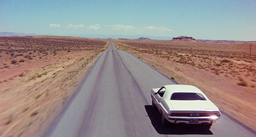
#> input picture Images/Training/vanishing.png, 256 x 137 px, shrunk from 726 x 388 before the run, found by its file name
$ python vanishingPointDetector.py
#> lines starting #> are read from the running program, lines starting #| are printed output that depends on the picture; after the words box and inside, x2 and y2 are one past the last pixel; in counts of white or black regions, pixels touching at a corner belong together
import itertools
import random
from itertools import starmap

import cv2
import numpy as np


# Perform edge detection
def hough_transform(img):
    gray = cv2.cvtColor(img, cv2.COLOR_BGR2GRAY)  # Convert image to grayscale
    kernel = np.ones((10, 10), np.uint8)
    opening = cv2.morphologyEx(gray, cv2.MORPH_OPEN, kernel)  # Open (erode, then dilate)
    edges = cv2.Canny(opening, 50, 150, apertureSize=3)  # Canny edge detection
    lines = cv2.HoughLines(edges, 1, np.pi / 180, 40)  # Hough line detection
    hough_lines = []
    # Lines are represented by rho, theta; converted to endpoint notation
    if lines is not None:
        for line in lines:
            hough_lines.extend(list(starmap(endpoints, line)))

    return hough_lines


def endpoints(rho, theta):
    a = np.cos(theta)
    b = np.sin(theta)
    x_0 = a * rho
    y_0 = b * rho
    x_1 = int(x_0 + 1000 * (-b))
    y_1 = int(y_0 + 1000 * (a))
    x_2 = int(x_0 - 1000 * (-b))
    y_2 = int(y_0 - 1000 * (a))

    return ((x_1, y_1), (x_2, y_2))


# Random sampling of lines
def sample_lines(lines, size):
    if size > len(lines):
        size = len(lines)
    return random.sample(lines, size)


def det(a, b):
    return a[0] * b[1] - a[1] * b[0]


# Find intersection point of two lines (not segments!)
def line_intersection(line1, line2):
    x_diff = (line1[0][0] - line1[1][0], line2[0][0] - line2[1][0])
    y_diff = (line1[0][1] - line1[1][1], line2[0][1] - line2[1][1])

    div = det(x_diff, y_diff)
    if div == 0:
        return None  # Lines don't cross

    d = (det(*line1), det(*line2))
    x = det(d, x_diff) / div
    y = det(d, y_diff) / div

    return x, y


# Find intersections between multiple lines (not line segments!)
def find_intersections(lines):
    intersections = []
    for i, line_1 in enumerate(lines):
        for line_2 in lines[i + 1:]:
            if not line_1 == line_2:
                intersection = line_intersection(line_1, line_2)
                if intersection:  # If lines cross, then add
                    intersections.append(intersection)
#    print(intersections)
    return intersections


# Given intersections, find the grid where most intersections occur and treat as vanishing point
def find_vanishing_point(img, grid_size, intersections):
    # Image dimensions
    image_height = img.shape[0]
    image_width = img.shape[1]

    # Grid dimensions
    grid_rows = (image_height // grid_size) + 1
    grid_columns = (image_width // grid_size) + 1

    # Current cell with most intersection points
    max_intersections = 0
    best_cell = (0.0, 0.0)

    for i, j in itertools.product(range(grid_columns), range(grid_rows)):
        cell_left = i * grid_size
        cell_right = (i + 1) * grid_size
        cell_bottom = j * grid_size
        cell_top = (j + 1) * grid_size
        cv2.rectangle(img, (cell_left, cell_bottom), (cell_right, cell_top), (0, 0, 255), 10)
#        cv2.imshow('cells', img)
#        cv2.waitKey(1000)
#        cv2.destroyAllWindows()
        current_intersections = 0  # Number of intersections in the current cell
        for x, y in intersections:
            if cell_left < x < cell_right and cell_bottom < y < cell_top:
                current_intersections += 1

        # Current cell has more intersections that previous cell (better)
        if current_intersections > max_intersections:
            max_intersections = current_intersections
            best_cell = ((cell_left + cell_right) / 2, (cell_bottom + cell_top) / 2)
            print("Best Cell:", best_cell)

    if best_cell[0] != None and best_cell[1] != None:
        rx1 = int(best_cell[0] - grid_size / 2)
        ry1 = int(best_cell[1] - grid_size / 2)
        rx2 = int(best_cell[0] + grid_size / 2)
        ry2 = int(best_cell[1] + grid_size / 2)
        cv2.rectangle(img, (rx1, ry1), (rx2, ry2), (0, 255, 0), 10)
        cv2.imwrite('vanishing_point.jpg', img)
        print("Done")

    return best_cell

img = cv2.imread(r'C:\Users\tusha\Documents\CS 766\AutonomousDrivingPathID\Images\Training\vanishing.png',1)
#> img is the input picture: shape (137, 256, 3); mean B, G, R 138.4, 139.2, 149.3
hough_lines = hough_transform(img)
#> in hough_transform, `gray = cv2.cvtColor(img, cv2.COLOR_BGR2GRAY)`:
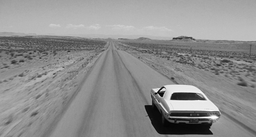
#> gray: shape (137, 256); min 1, max 255, mean 142.1
#> in hough_transform, `opening = cv2.morphologyEx(gray, cv2.MORPH_OPEN, kernel)`:
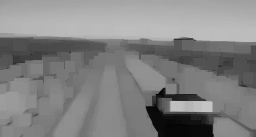
#> opening: shape (137, 256); min 1, max 196, mean 129.5
#> in hough_transform, `edges = cv2.Canny(opening, 50, 150, apertureSize=3)`:
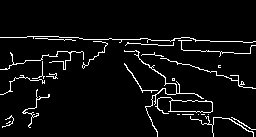
#> edges: shape (137, 256); 5.1% white in thin lines or dots, all inside (x1, y1, x2, y2) = (0, 36, 256, 137)
#> in hough_transform, `lines = cv2.HoughLines(edges, 1, np.pi / 180, 40)`: lines = 50 rows, first 8: [37, 1.59], [36, 1.62], [39, 1.57], [31, 1.66], [34, 1.61], [41, 1.55], [28, 1.68], [40, 1.62]
#> the loop in hough_transform, `for line in lines:` made 50 passes
#> line on passes 1 to 11: [[37, 1.59]], [[36, 1.62]], [[39, 1.57]], [[31, 1.66]], [[34, 1.61]], [[41, 1.55]], [[28, 1.68]], [[40, 1.62]], [[11, 1.85]], [[14, 1.83]], [[-24, 2.13]]
#> after the loop in hough_transform, `for line in lines:`: hough_lines = 50 items
#> hough_lines = 50 items
if hough_lines:
    random_sample = sample_lines(hough_lines, 10000000)
#> in sample_lines, `size = len(lines)`: size = 50
#> random_sample = 50 items
    intersections = find_intersections(random_sample)
#> the loop in find_intersections, `for i, line_1 in enumerate(lines):` made 50 passes
#> line_1 on passes 3 to 14: ((-980, 206), (999, -71)), ((-1000, 38), (999, 39)), ((-1000, 50), (999, 51)), ((-928, -371), (912, 410)), ((-951, -310), (928, 373)), ((-1000, -23), (997, 81)), ((-979, -204), (969, 245)), ((-944, -330), (922, 386)), ((-995, 116), (1001, 11)), ((-801, -598), (836, 548)), ((-958, -285), (954, 299)), ((-823, -568), (853, 521))
#> line_1 on pass 1: ((-998, 74), (1000, 39))
    if intersections:
        grid_size = min(img.shape[0], img.shape[1]) // 10
        vanishing_point = find_vanishing_point(img, grid_size, intersections)
#> after the loop in find_vanishing_point, `for i, j in itertools.product(range(grid_columns), range(grid_rows)):`:
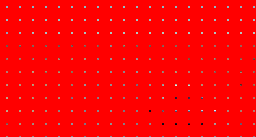
#> img: shape (137, 256, 3); mean B, G, R 3.3, 3.3, 252.5
#> in find_vanishing_point, `cv2.rectangle(img, (rx1, ry1), (rx2, ry2), (0, 255, 0), 10)`:
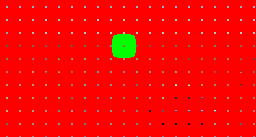
#> img: shape (137, 256, 3); 1.52% of pixels changed, all inside (x1, y1, x2, y2) = (112, 34, 136, 58)
#        filename = '../pictures/output/' + os.path.splitext(file)[0] + '_center' + '.jpg'
#        cv2.imwrite(filename, img)
